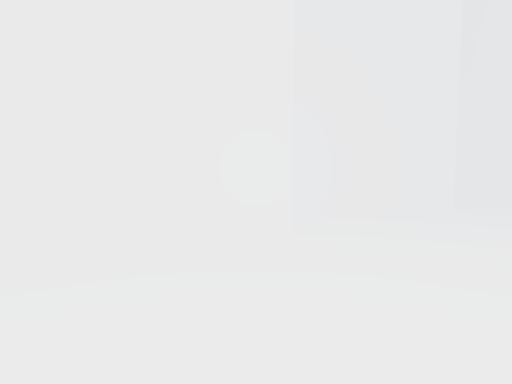
View 1 (above)

20 first-person views from a walk through a Unity game level. The camera is 1.4 m above the floor, tilts 4° down and sees 75° across. The floor is counted in squares, 2 m on a side. Each view is taken from the middle of a square. On the plan, view 1 faces up. The plan holds only what a view shows up to about 10 squares ahead; the rest is blank. The place goes on beyond the plan. The player character is not drawn. Some surface patterns are stand-ins.

View 2
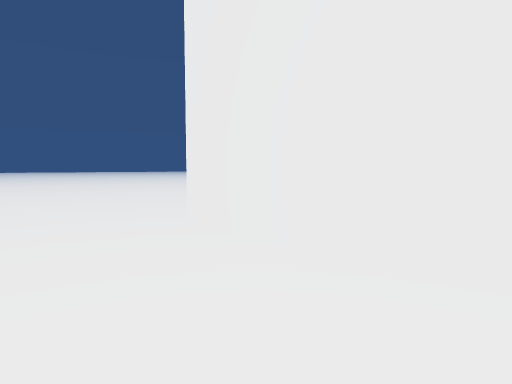

View 3
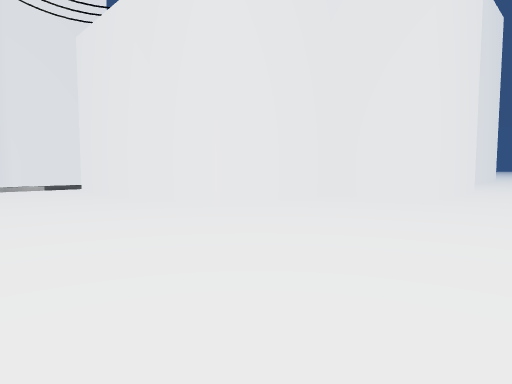

View 4
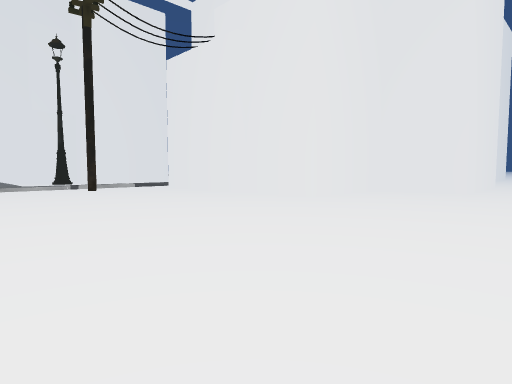

View 5
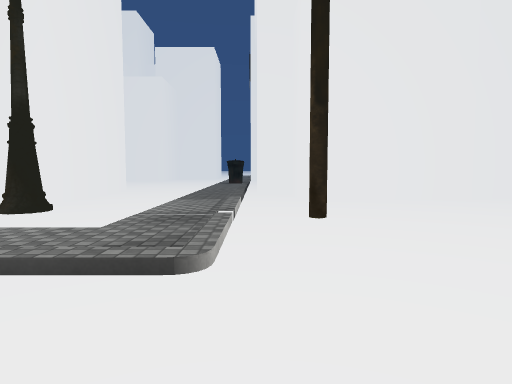

View 6
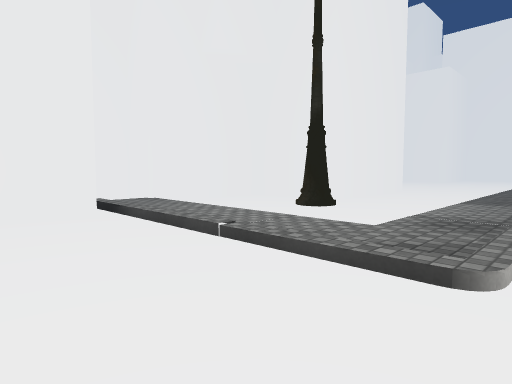

View 7
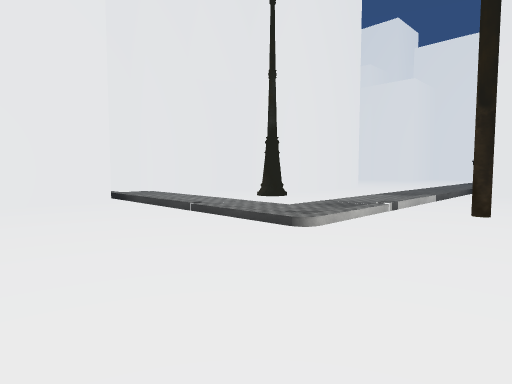

View 8
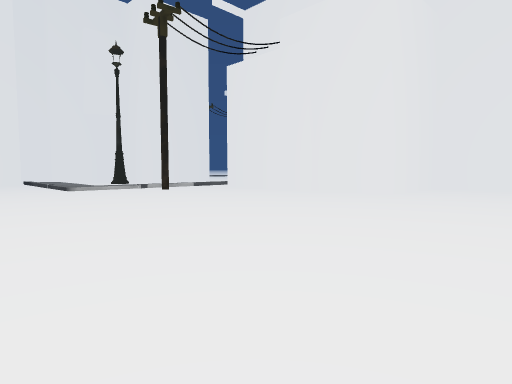

View 9
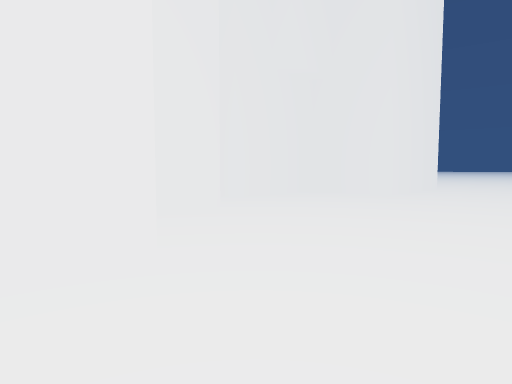

View 10
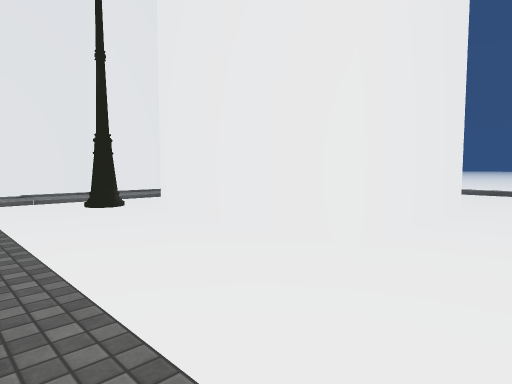

View 11
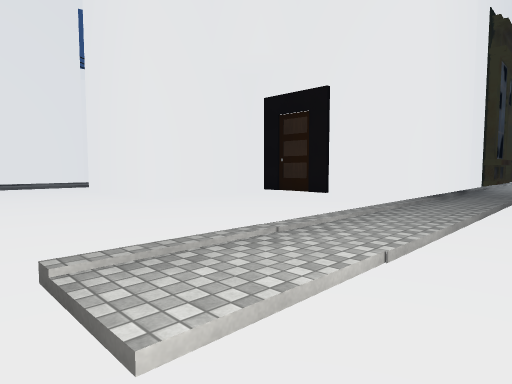

View 12
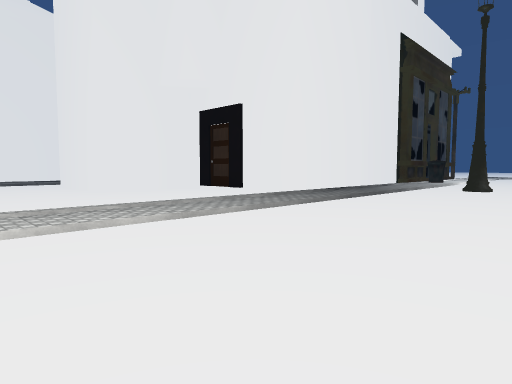

View 13
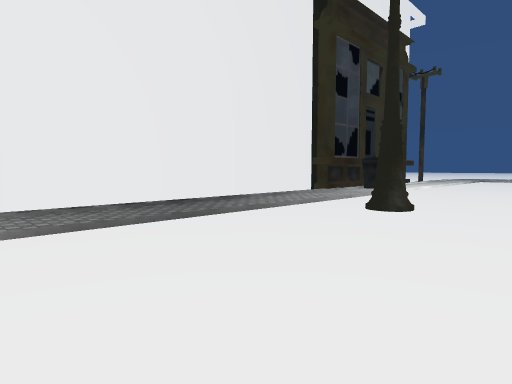

View 14
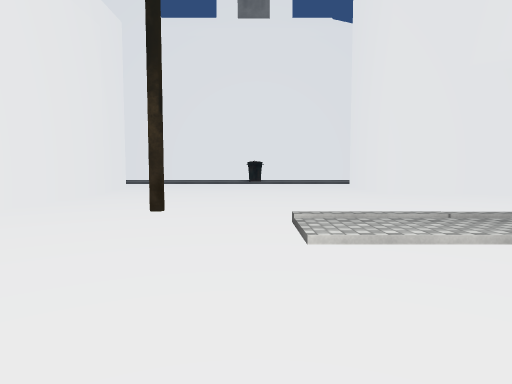

View 15
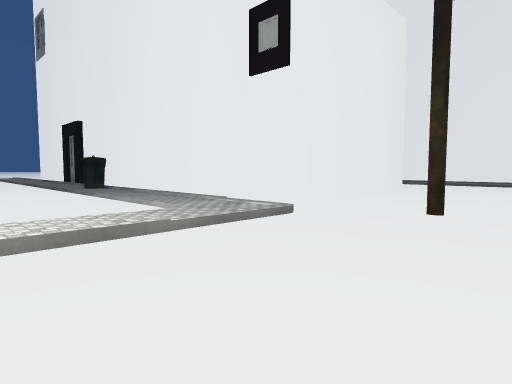

View 16
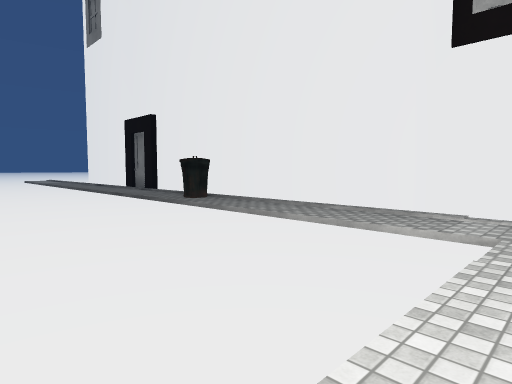

View 17
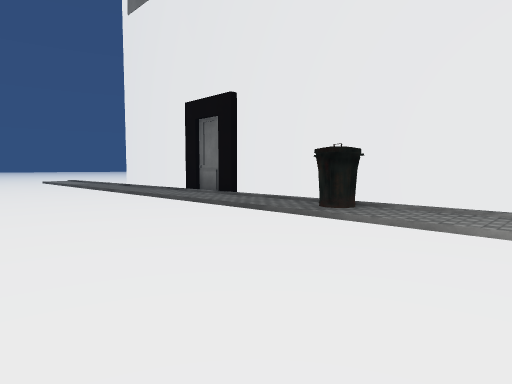

View 18
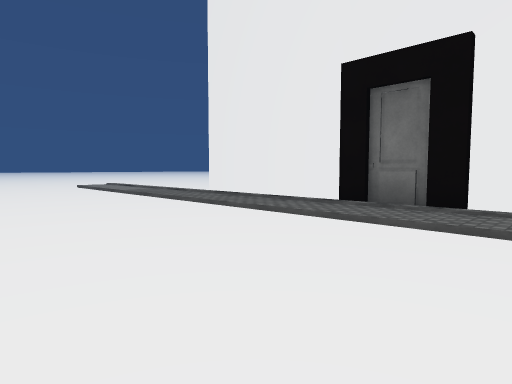

View 19
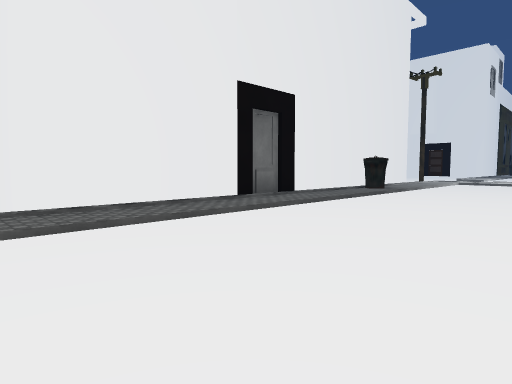

View 20
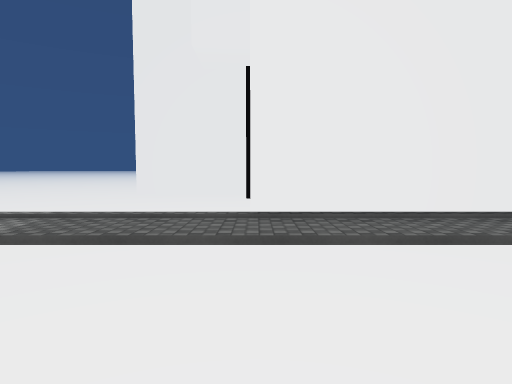

### Floor plan
Key: @ floor where view 1 was taken; # wall or solid block; . main floor; : floor 0.25 m higher than the main floor; / step, stairs or slope; O other object.
Columns run from 16 left of view 1 to 20 right of it. Each row starts with its distance up from view 1.
 30      ..... .....   :.................
 29 ...................:.................
 28 ....#..............:.................
 27 ...................:.................
 26  //////////////....://///////////////
 25 ##:::::::::::::....:::::::O::::::::::
 24 #########........#...###############.
 23         #...........##             #.
 22         #...........#              #.
 21         #...........#              #.
 20     #   ####........#              ##
 19    #.####  #........#
 18     :...#  #...  ..
 17  ##/:...#  #...
 16  ../:.#.####..
 15  ../:.........
 14 .../:.........
 13 .../::::::::::
 12 ..........#
 11 ......#..##
 10 .........#
  9  ........#
  8  ........#
  7  ........#          ##
  6  ........#          .####
  5 .........#####   ###....#
  4 .............#   .......###
  3 .............####..........
  2 ...........................
  1 ..........................
  0   ........  ....@...

Where each view was taken, in squares from view 1:
view 1: 0 up, 0 right, facing up
view 2: 0 up, 0 right, facing up-left
view 3: 0 up, 11 left, facing up-right
view 4: 0 up, 14 left, facing up-right
view 5: 12 up, 15 left, facing right
view 6: 12 up, 15 left, facing up-right
view 7: 10 up, 16 left, facing up-right
view 8: 1 up, 16 left, facing up-right
view 9: 0 up, 1 left, facing up-right
view 10: 13 up, 3 left, facing up-left
view 11: 27 up, 1 left, facing down-left
view 12: 30 up, 1 left, facing down-left
view 13: 30 up, 7 left, facing down-left
view 14: 29 up, 1 left, facing down
view 15: 29 up, 1 left, facing down-right
view 16: 30 up, 3 right, facing down-right
view 17: 30 up, 7 right, facing down-right
view 18: 30 up, 12 right, facing down-right
view 19: 30 up, 20 right, facing down-left
view 20: 29 up, 19 right, facing down
